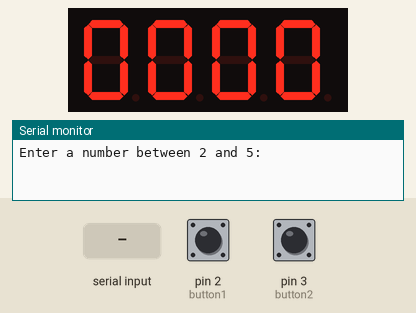
Simulated run of this sketch. Board: Arduino Mega 2560, built with avr-gcc and run on an emulated ATmega2560. Parts: 4-digit seven-segment display, the last lines printed to the serial monitor. The test bench sets the inputs (shaded band); at power-on: pin 2 (button1) HIGH, pin 3 (button2) HIGH.

Above: at 1.2 s.
1.3 s: "5\n" received over Serial
At 1.35 s:
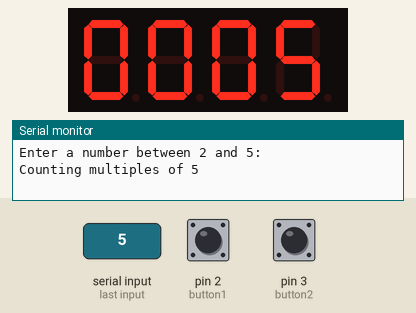
2.8 s: pin 2 (button1) pulled LOW for 0.15 s
Timing chart, 0 to 5.8 s (numbered marks = the images above; inputs shaded):
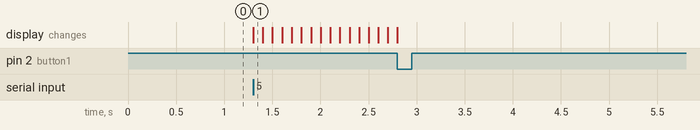

Measured:
- after the input at 1.3 s, the display: changes at once (image 1)

The sketch:

Lab5PartE.ino
```cpp
// Student Name: Vasukumar Patel
// Student Number: 041153940

#include "SevSeg.h"
#include <stdlib.h>

SevSeg sevseg;

const byte button1 = 2;
const byte button2 = 3;

volatile bool button1Pressed = false;
volatile bool button2Pressed = false;

const unsigned long countInterval = 100;
const unsigned long timeoutDuration = 10000;
const unsigned long debounceInterval = 50;

bool waitingForInput = true;
bool counting = false;
bool timeoutActive = false;

int multiplier = 0;
int countValue = 0;

unsigned long lastCountTime = 0;
unsigned long timeoutStartTime = 0;
unsigned long lastTimeoutMessageTime = 0;
unsigned long lastButton1Time = 0;
unsigned long lastButton2Time = 0;

char inputBuffer[16];
byte inputLength = 0;

void button1ISR() {
  button1Pressed = true;
}

void button2ISR() {
  button2Pressed = true;
}

void requestInput() {

  counting = false;
  waitingForInput = true;
  timeoutActive = false;

  multiplier = 0;
  countValue = 0;
  inputLength = 0;

  sevseg.setNumber(0);

  while (Serial.available() > 0) {
    Serial.read();
  }

  Serial.println();
  Serial.println("Enter a number between 2 and 5:");

}

void setup() {

  Serial.begin(9600);

  pinMode(button1, INPUT_PULLUP);
  pinMode(button2, INPUT_PULLUP);

  attachInterrupt(digitalPinToInterrupt(button1),button1ISR,FALLING);

  attachInterrupt(digitalPinToInterrupt(button2),button2ISR,FALLING);

  byte numDigits = 4;

  byte digitPins[] = {6,5,4,52};
  byte segmentPins[] = {13, 12, 11, 10, 9, 8, 7};

  bool resistorsOnSegments = true;
  byte hardwareConfig = COMMON_CATHODE;
  bool updateWithDelays = false;
  bool leadingZeros = true;
  bool disableDecPoint = true;

  sevseg.begin(hardwareConfig,numDigits,digitPins,segmentPins,resistorsOnSegments,updateWithDelays,leadingZeros,disableDecPoint);

  sevseg.setBrightness(50);
  sevseg.setNumber(0);

  requestInput();

}

void handleSerialInput() {

  while (Serial.available() > 0 && waitingForInput && !timeoutActive) {

    char c = Serial.read();

    if (c == '\r' || c == '\n') {

      if (inputLength == 0) {
        continue;
      }

      inputBuffer[inputLength] = '\0';

      char *endPointer;
      long enteredNumber = strtol(inputBuffer, &endPointer, 10);

      while (*endPointer == ' ' || *endPointer == '\t') {
        endPointer++;
      }

      if (endPointer == inputBuffer || *endPointer != '\0' || enteredNumber < 2 || enteredNumber > 5) {

        Serial.println("Invalid input. Enter a number between 2 and 5:");

        inputLength = 0;
      } else {

        multiplier = enteredNumber;
        countValue = multiplier;

        counting = true;
        waitingForInput = false;

        lastCountTime = millis();

        sevseg.setNumber(countValue);

        Serial.print("Counting multiples of ");
        Serial.println(multiplier);

        inputLength = 0;

      }

    } else if (inputLength < sizeof(inputBuffer) - 1) {

      inputBuffer[inputLength++] = c;

    }

  }

}

void loop() {

  bool resetRequest;
  bool timeoutRequest;

  noInterrupts();

  resetRequest = button1Pressed;
  timeoutRequest = button2Pressed;

  button1Pressed = false;
  button2Pressed = false;

  interrupts();

  unsigned long currentTime = millis();

  if (resetRequest && currentTime - lastButton1Time >= debounceInterval) {

    lastButton1Time = currentTime;
    requestInput();

  } else if (timeoutRequest && currentTime - lastButton2Time >= debounceInterval) {

    lastButton2Time = currentTime;

    timeoutActive = true;
    timeoutStartTime = currentTime;
    lastTimeoutMessageTime = currentTime;

    Serial.println("Button 2 pressed: 10-second timeout started.");
    Serial.println("The counter will reset after 10 seconds.");

  }

  currentTime = millis();

  if (timeoutActive) {

    unsigned long elapsedTime = currentTime - timeoutStartTime;

    if (elapsedTime >= timeoutDuration) {

      Serial.println("Timeout complete. Resetting counter.");
      requestInput();

    } else if (currentTime - lastTimeoutMessageTime >= 1000) {

      int secondsRemaining = 10 - (elapsedTime / 1000);

      Serial.print("Seconds remaining: ");
      Serial.println(secondsRemaining);

      lastTimeoutMessageTime = currentTime;

    }

  }

  if (waitingForInput && !timeoutActive) { handleSerialInput(); }

  if (counting && currentTime - lastCountTime >= countInterval) {

    lastCountTime = currentTime;

    countValue += multiplier;

    if (countValue > 9999) {
      countValue = multiplier;
    }

    sevseg.setNumber(countValue);

  }

  sevseg.refreshDisplay();

}
```
